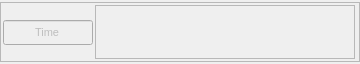
<?xml version="1.0" encoding="UTF-8"?>
<ui version="4.0">
 <class>Widget_DetailedNotification</class>
 <widget class="QWidget" name="Widget_DetailedNotification">
  <property name="geometry">
   <rect>
    <x>0</x>
    <y>0</y>
    <width>360</width>
    <height>64</height>
   </rect>
  </property>
  <property name="sizePolicy">
   <sizepolicy hsizetype="MinimumExpanding" vsizetype="Minimum">
    <horstretch>0</horstretch>
    <verstretch>0</verstretch>
   </sizepolicy>
  </property>
  <property name="minimumSize">
   <size>
    <width>360</width>
    <height>64</height>
   </size>
  </property>
  <property name="maximumSize">
   <size>
    <width>360</width>
    <height>64</height>
   </size>
  </property>
  <property name="windowTitle">
   <string>Form</string>
  </property>
  <layout class="QGridLayout" name="gridLayout_2">
   <property name="leftMargin">
    <number>0</number>
   </property>
   <property name="topMargin">
    <number>0</number>
   </property>
   <property name="rightMargin">
    <number>0</number>
   </property>
   <property name="bottomMargin">
    <number>0</number>
   </property>
   <property name="spacing">
    <number>0</number>
   </property>
   <item row="0" column="0">
    <widget class="QFrame" name="frame">
     <property name="minimumSize">
      <size>
       <width>360</width>
       <height>60</height>
      </size>
     </property>
     <property name="maximumSize">
      <size>
       <width>360</width>
       <height>60</height>
      </size>
     </property>
     <property name="frameShape">
      <enum>QFrame::StyledPanel</enum>
     </property>
     <property name="frameShadow">
      <enum>QFrame::Plain</enum>
     </property>
     <property name="lineWidth">
      <number>2</number>
     </property>
     <layout class="QGridLayout" name="gridLayout">
      <property name="leftMargin">
       <number>2</number>
      </property>
      <property name="topMargin">
       <number>2</number>
      </property>
      <property name="rightMargin">
       <number>2</number>
      </property>
      <property name="bottomMargin">
       <number>2</number>
      </property>
      <property name="spacing">
       <number>2</number>
      </property>
      <item row="0" column="0">
       <layout class="QVBoxLayout" name="verticalLayout">
        <property name="spacing">
         <number>0</number>
        </property>
        <item>
         <spacer name="verticalSpacer">
          <property name="orientation">
           <enum>Qt::Vertical</enum>
          </property>
          <property name="sizeHint" stdset="0">
           <size>
            <width>20</width>
            <height>5</height>
           </size>
          </property>
         </spacer>
        </item>
        <item>
         <widget class="QLineEdit" name="lineEdit_Time">
          <property name="enabled">
           <bool>false</bool>
          </property>
          <property name="sizePolicy">
           <sizepolicy hsizetype="Fixed" vsizetype="Fixed">
            <horstretch>0</horstretch>
            <verstretch>0</verstretch>
           </sizepolicy>
          </property>
          <property name="minimumSize">
           <size>
            <width>90</width>
            <height>25</height>
           </size>
          </property>
          <property name="maximumSize">
           <size>
            <width>90</width>
            <height>25</height>
           </size>
          </property>
          <property name="font">
           <font>
            <pointsize>8</pointsize>
           </font>
          </property>
          <property name="text">
           <string>Time</string>
          </property>
          <property name="alignment">
           <set>Qt::AlignCenter</set>
          </property>
         </widget>
        </item>
        <item>
         <spacer name="verticalSpacer_2">
          <property name="orientation">
           <enum>Qt::Vertical</enum>
          </property>
          <property name="sizeHint" stdset="0">
           <size>
            <width>20</width>
            <height>5</height>
           </size>
          </property>
         </spacer>
        </item>
       </layout>
      </item>
      <item row="0" column="1">
       <widget class="QPlainTextEdit" name="plainTextEdit_Message">
        <property name="enabled">
         <bool>false</bool>
        </property>
        <property name="sizePolicy">
         <sizepolicy hsizetype="Fixed" vsizetype="MinimumExpanding">
          <horstretch>0</horstretch>
          <verstretch>0</verstretch>
         </sizepolicy>
        </property>
        <property name="minimumSize">
         <size>
          <width>260</width>
          <height>25</height>
         </size>
        </property>
        <property name="maximumSize">
         <size>
          <width>260</width>
          <height>60</height>
         </size>
        </property>
        <property name="font">
         <font>
          <pointsize>8</pointsize>
          <weight>75</weight>
          <bold>true</bold>
         </font>
        </property>
        <property name="verticalScrollBarPolicy">
         <enum>Qt::ScrollBarAsNeeded</enum>
        </property>
        <property name="horizontalScrollBarPolicy">
         <enum>Qt::ScrollBarAlwaysOff</enum>
        </property>
        <property name="sizeAdjustPolicy">
         <enum>QAbstractScrollArea::AdjustToContents</enum>
        </property>
        <property name="lineWrapMode">
         <enum>QPlainTextEdit::WidgetWidth</enum>
        </property>
        <property name="readOnly">
         <bool>true</bool>
        </property>
        <property name="backgroundVisible">
         <bool>false</bool>
        </property>
        <property name="centerOnScroll">
         <bool>false</bool>
        </property>
       </widget>
      </item>
     </layout>
    </widget>
   </item>
  </layout>
 </widget>
 <resources/>
 <connections/>
</ui>
